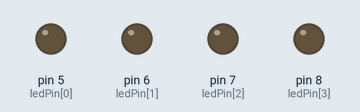
A sketch run on a simulated Arduino Uno, built with avr-gcc and run on an emulated ATmega328P. Shown: output pins drawn as LEDs (lit = HIGH).

Above: at 0.4 s.
At 2.2 s:
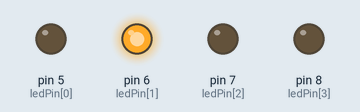
At 4.0 s:
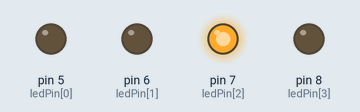
At 8.5 s:
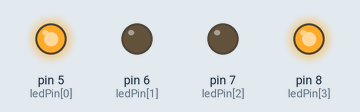
At 13.0 s:
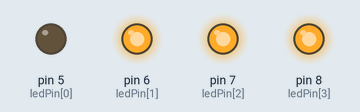
At 17.5 s:
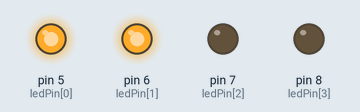
Timing chart, 0 to 18.7 s (numbered marks = the images above):
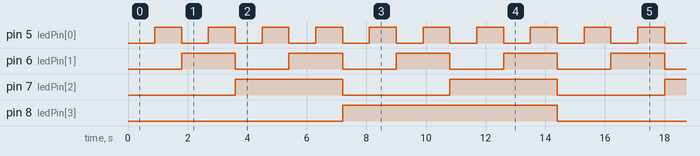

Measured:
- by itself, pin 5 (ledPin[0]): alternates HIGH for 0.90 s and LOW for 0.90 s
- by itself, pin 6 (ledPin[1]): alternates HIGH for 1.8 s and LOW for 1.8 s
- by itself, pin 7 (ledPin[2]): alternates HIGH for 3.6 s and LOW for 3.6 s
- by itself, pin 8 (ledPin[3]): alternates HIGH for 7.2 s and LOW for 7.2 s

The sketch:

Programa-4.ino
```cpp
const int ledPin[] = {5, 6, 7, 8}; // da nombre a los pins indicados mediante un array
int ledNum = 4;    // define el numero de leds indicados

void setup()
{
  for(int i = 0; i < ledNum; i++) // Define como salidas los pins indicados mediante un bucle
  {
    pinMode(ledPin[i], OUTPUT);
  }
}

void loop()
{
  for(int i = 0; i < 16; i++) // Va mostrando del 0 al 15
  {
    for(int a = 0; a < ledNum ; a++) // Va renovando el estado de los leds
    {
      digitalWrite(ledPin[a], bitRead(i, a));
    }
    delay(900);
  }
}
```
